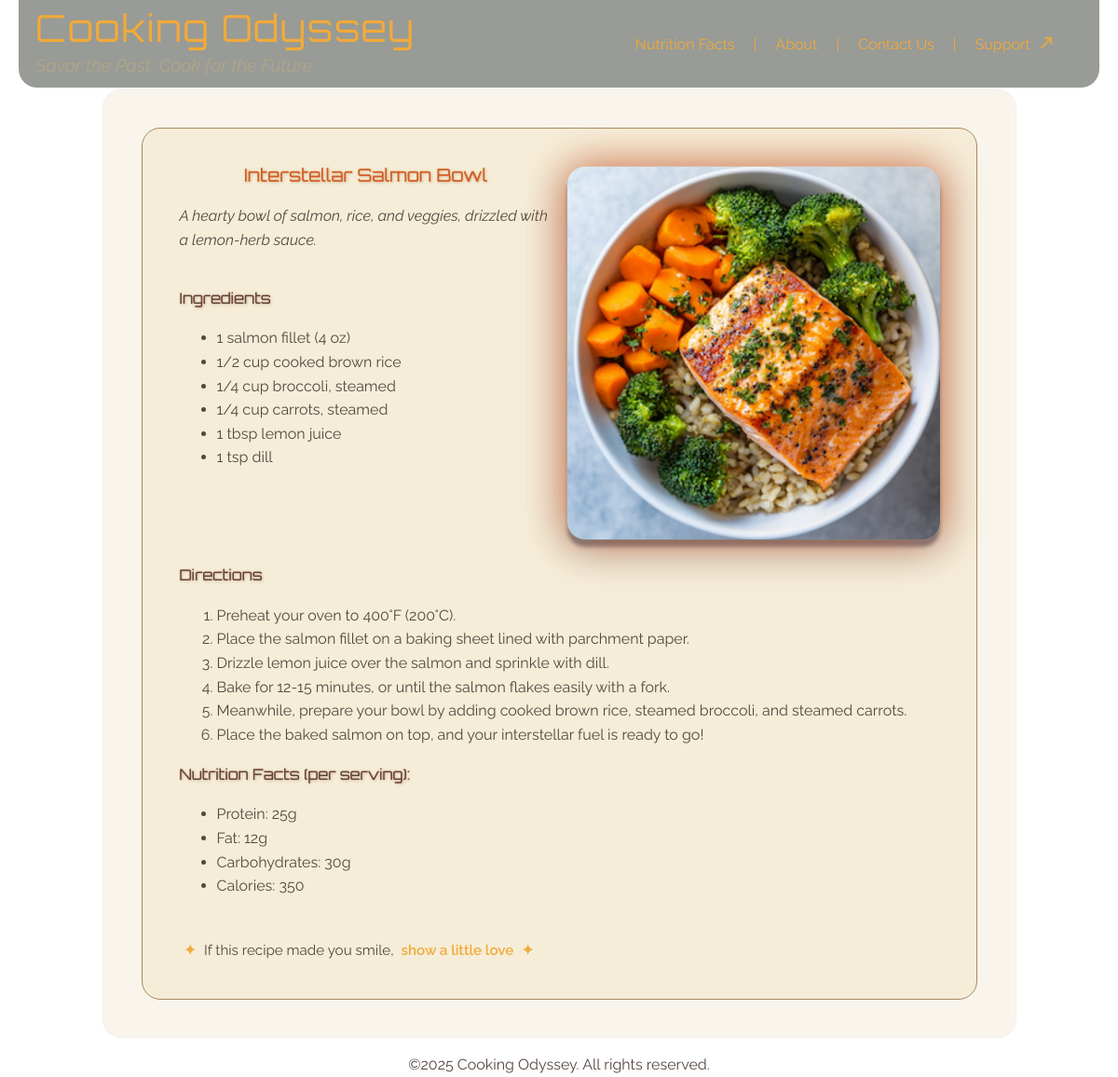
The page /r/interstellar-salmon-bowl/ on the database its author committed.
### recipes/models.py (models this page shows, shortened)
class Recipe(models.Model):
    title = models.CharField(max_length=200)
    subtitle = models.CharField(max_length=200, blank=True)
    description = models.TextField(blank=True)
    ingredients = models.TextField(
        help_text="One ingredient per line (no bullets or numbers needed)"
    )
    steps = models.TextField(
        help_text="One step per line (no numbering needed; numbers will be added on the page)"
    )
    hero_image = models.ImageField(upload_to="recipes/", blank=True, null=True)
    slug = models.SlugField(unique=True, blank=True)
    servings = models.PositiveSmallIntegerField(
        default=1, validators=[MinValueValidator(1)]
    )
    serving_display = models.CharField(
        max_length=100,
        blank=True,
        help_text='Shown in lists, e.g. "1 serving", "1 wrap", "4 meatballs"',
    )
    prep_minutes = models.PositiveSmallIntegerField(default=0)
    cook_minutes = models.PositiveSmallIntegerField(default=0)
    calories_kcal = models.PositiveSmallIntegerField(default=0)
    protein_g = models.PositiveSmallIntegerField(default=0)
    fat_g = models.PositiveSmallIntegerField(default=0)
    carbs_g = models.PositiveSmallIntegerField(default=0)
    created_at = models.DateTimeField(auto_now_add=True)
    def _clean_block(self, text: str) -> list[str]:
        lines = [l.strip() for l in (text or "").splitlines()]
        lines = [l for l in lines if l]  # drop empty lines
        return [_BULLET_RE.sub("", l) for l in lines]
    def ingredient_list(self) -> list[str]:
        return self._clean_block(self.ingredients)
    def step_list(self) -> list[str]:
        return self._clean_block(self.steps)

### recipes/views.py (the view)
# urls.py: path("r/<slug:slug>/", recipe_detail, name="recipe_detail"),
def recipe_detail(request, slug):
    r = get_object_or_404(Recipe, slug=slug)
    support_message = random.choice(SUPPORT_MESSAGES)
    return render(request, "recipe_detail.html", {"r": r, "support_message": support_message})

### recipes/context_processors.py (called while the page is built)
def debug_flag(request):
    return {"debug": settings.DEBUG}

### templates/recipe_detail.html (shortened to what this page needs)
{% extends "base.html" %}
{% block content %}
  <div class="individual_recipe_grid">
    <h3>{{ r.title }}</h3>
    <div class="recipe_image_wrapper">
      {% if r.hero_image %}
        <img src="{{ r.hero_image.url }}" alt="{{ r.title }}">
      {% endif %}
    </div>
    {% if r.description %}
      <p>{{ r.description }}</p>
    {% endif %}
    <div class="ingredients">
      <h4>Ingredients</h4>
      <ul>
        {% for i in r.ingredient_list %}
          <li>{{ i }}</li>
        {% endfor %}
      </ul>
    </div>
    <div class="cooking_directions">
      <h4>Directions</h4>
      <ol>
        {% for s in r.step_list %}
          <li>{{ s }}</li>
        {% endfor %}
      </ol>
      <h4>Nutrition Facts (per serving):</h4>
      <ul>
        <li>Protein: {{ r.protein_g }}g</li>
        <li>Fat: {{ r.fat_g }}g</li>
        <li>Carbohydrates: {{ r.carbs_g }}g</li>
        <li>Calories: {{ r.calories_kcal }}</li>
      </ul>
    </div>
    <div class="support-recipe">
        <span>
          {{ support_message.emoji_start|safe }} {{ support_message.text }}
          <a href="https://www.buymeacoffee.com/annaseregina" target="_blank" class="support-link">
            {{ support_message.link_text }}
          </a>
        {{ support_message.emoji_end|safe }}
        </span>
    </div>
  </div>
{% endblock %}

### static/css/main.css (style rules this page uses)
body, p { font-family: 'Raleway', sans-serif; font-weight: normal; font-style: normal; font-size: 16px; line-height: 1.6; color: #55463f; }
h3 { font-family: "Orbitron", sans-serif; line-height: 1.1; font-weight: normal; font-size: 1.2rem; text-align: center; color: rgb(207, 88, 52); text-shadow: 0px 0px 1px rgb(236, 155, 4, 0.9), 1px 1px 3px rgba(166, 136, 97, 0.5); margin:0px; }
h4 { font-family: "Orbitron", sans-serif; line-height: 1.1; font-weight: normal; color: #55463f; text-shadow: 0px 0px 1px rgb(207, 88, 52, 0.9), 1px 1px 3px rgba(166, 136, 97, 0.5); }
body { margin: 0; padding: 0; position:relative; overflow: hidden; height: 100vh; }
a { color: #f1aa3b; text-decoration: none; padding: 10px; }
.recipe_image_wrapper > img { height: auto; border-radius: 20px; background: linear-gradient(45deg, rgb(244, 139, 2, 0.2), rgba(250, 47, 1, 0.2)); will-change: filter; transform: translateZ(0); }
.recipe_collection_grid, .individual_recipe_grid { display: grid; justify-content:center; padding: 0px; margin:40px; width:fit-content; }
.individual_recipe_grid { grid-template-columns: repeat(2, 400px); grid-template-rows: auto auto 1fr auto; gap: 15px; row-gap: 0px; background-color: #f5edd8; border: 1px solid #a68861; border-radius: 20px; padding:40px; }
::placeholder { color: rgba(85, 70, 63, 0.425); font-style: italic; }
.individual_recipe_grid h3 { grid-column: 1; grid-row: 1; }
.individual_recipe_grid .recipe_image_wrapper { grid-column: 2; grid-row: 1 / span 3; }
.individual_recipe_grid p { font-style: italic; text-align: left; margin:0px; padding:0px; padding: 20px 0px; align-self: start; grid-column: 1; grid-row: 2; }
.individual_recipe_grid .ingredients { padding: 0px; margin:0px; height:100%; align-self: stretch; min-height: 0; grid-column: 1; grid-row: 3; }
.individual_recipe_grid .cooking_directions { padding: 0px; margin:0px; height:100%; width:100%; grid-column: 1 / span 2; grid-row: 4; }
.individual_recipe_grid img { width: 100%; max-width: 400px; padding: 1px; color:rgb(207, 88, 52); font-weight: bold; background: linear-gradient(45deg, rgb(244, 139, 2, 0.2), rgba(250, 47, 1, 0.2)); box-shadow: 0 0 45px rgba(236, 71, 1, 0.6); filter: drop-shadow(0 8px 2px rgba(13, 40, 78, 0.563)); }
:root { --grid-columns: 2fr 1fr 1fr 1fr 1fr 1fr; }
.support-recipe { margin-top: 28px; text-align: left; font-size: 0.95rem; color: var(--brand-dark); }
.support-link { font-weight: 600; text-decoration: none; text-wrap: nowrap; padding: 2px 0px 2px 4px; }
.star-accent { color: #f1aa3b; font-weight: bold; margin-right: 5px; margin-left: 5px; }

### rows shown on the page
Recipe: title "Interstellar Salmon Bowl", hero_image (picture), description "A hearty bowl of salmon, rice, and veggies, drizzled with a lemon-herb sauce.", protein_g "25", fat_g "12", carbs_g "30", calories_kcal "350"

### other values the page prints
{{ i }} "1 salmon fillet (4 oz)" "1/2 cup cooked brown rice" "1/4 cup broccoli, steamed" "1/4 cup carrots, steamed" "1 tbsp lemon juice" "1 tsp dill"
{{ s }} "Preheat your oven to 400°F (200°C)." "Place the salmon fillet on a baking sheet lined with parchment paper." "Drizzle lemon juice over the salmon and sprinkle with dill." "Bake for 12-15 minutes, or until the salmon flakes easily with a fork." "Meanwhile, prepare your bowl by adding cooked brown rice, steamed broccoli, and steamed carrots." "Place the baked salmon on top, and your interstellar fuel is ready to go!"
